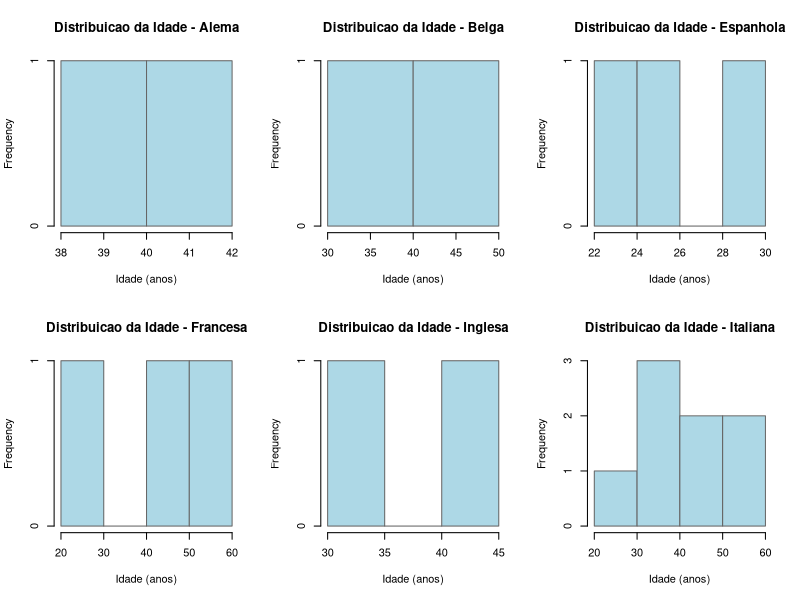
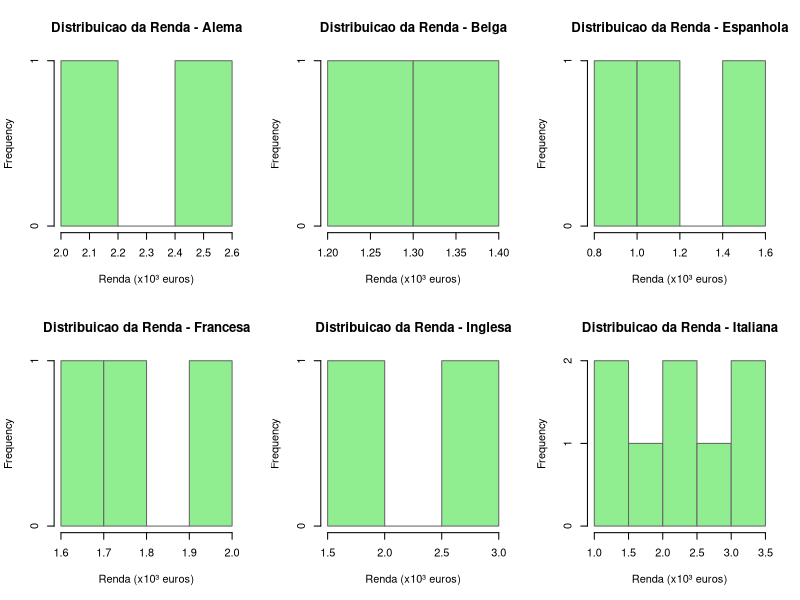
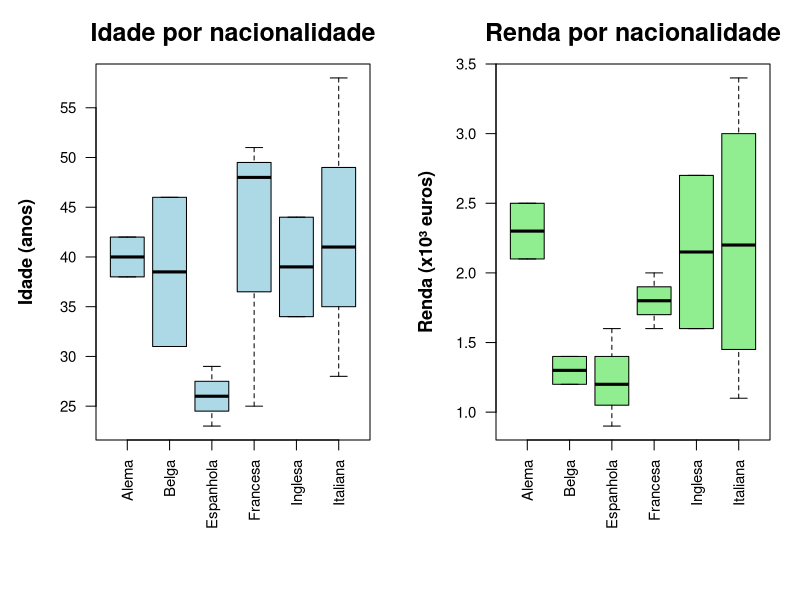
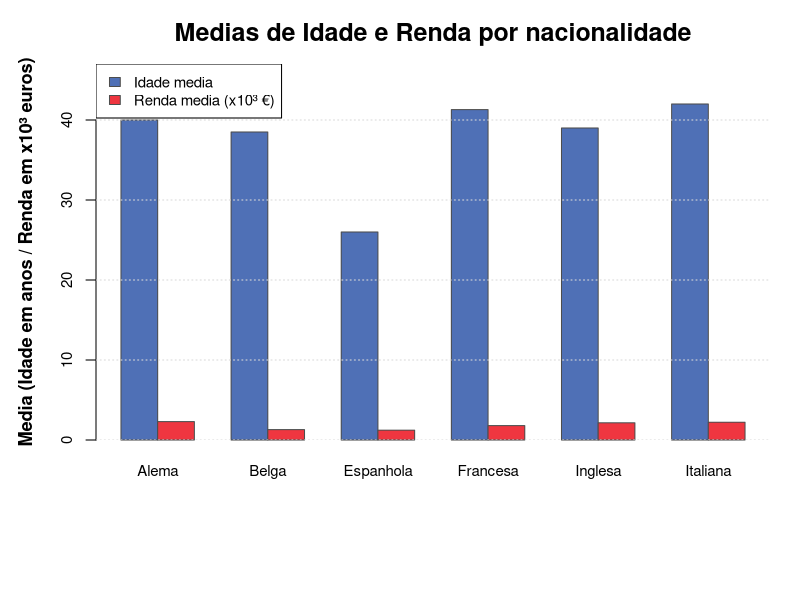

Write the R code that produced these figures, in order.
# Limpeza
rm(list = ls())
graphics.off()

# Dados da Tabela 2
dados <- data.frame(
  Idade = c(28,34,46,26,37,29,51,31,39,43,58,44,25,23,52,42,48,33,38,46),
  Nacionalidade = c("Italiana","Inglesa","Belga","Espanhola","Italiana","Espanhola",
                    "Francesa","Belga","Italiana","Italiana","Italiana","Inglesa",
                    "Francesa","Espanhola","Italiana","Alema","Francesa","Italiana",
                    "Alema","Italiana"),
  Renda = c(2.3,1.6,1.2,0.9,2.1,1.6,1.8,1.4,1.2,2.8,3.4,2.7,1.6,1.2,1.1,2.5,
            2.0,1.7,2.1,3.2),
  Experiencia = c(2,8,21,1,15,3,28,5,13,20,32,23,1,0,29,18,19,7,12,23)
)

# HISTOGRAMAS
par(mfrow = c(2, 3)) # layout 2x3
for (pais in sort(unique(dados$Nacionalidade))) {
  hist(
    dados$Idade[dados$Nacionalidade == pais],
    main = paste("Distribuicao da Idade -", pais),
    xlab = "Idade (anos)",
    col = "lightblue",
    border = "gray40"
  )
}
par(mfrow = c(1,1))

par(mfrow = c(2, 3))
for (pais in sort(unique(dados$Nacionalidade))) {
  hist(
    dados$Renda[dados$Nacionalidade == pais],
    main = paste("Distribuicao da Renda -", pais),
    xlab = "Renda (x10³ euros)",
    col = "lightgreen",
    border = "gray40"
  )
}
par(mfrow = c(1,1))

# BOX-PLOTS COMPARATIVOS
par(mfrow = c(1, 2),
    mar = c(8, 4.8, 3.2, 1.5),   # margem inferior maior
    font.lab = 2, cex.lab = 1.1,
    font.main = 2, cex.main = 1.5,
    cex.axis = 0.9)

# Boxplot da idade por nacionalidade
boxplot(Idade ~ Nacionalidade, data = dados,
        col = "lightblue", border = "black",
        main = "Idade por nacionalidade",
        ylab = "Idade (anos)",
        xlab = "",          # remove o texto "Nacionalidade"
        las = 2)

# Boxplot da renda por nacionalidade
boxplot(Renda ~ Nacionalidade, data = dados,
        col = "lightgreen", border = "black",
        main = "Renda por nacionalidade",
        ylab = "Renda (x10³ euros)",
        xlab = "",          # remove o texto "Nacionalidade"
        las = 2)

par(mfrow = c(1,1))


# GRÁFICO DE BARRAS COM MÉDIAS
agrup <- aggregate(cbind(Idade, Renda) ~ Nacionalidade, data = dados, FUN = mean)
agrup$Idade <- round(agrup$Idade, 1)
agrup$Renda <- round(agrup$Renda, 2)

bar_data <- t(as.matrix(agrup[, c("Idade", "Renda")]))
colnames(bar_data) <- agrup$Nacionalidade

barplot(
  bar_data, beside = TRUE,
  col = c("#4f70b6", "#ef3640"),
  border = "gray30",
  ylim = c(0, max(bar_data) + 5),
  ylab = "Media (Idade em anos / Renda em x10³ euros)",
  main = "Medias de Idade e Renda por nacionalidade",
  cex.names = 0.9
)
legend("topleft",
       legend = c("Idade media", "Renda media (x10³ €)"),
       fill = c("#4f70b6", "#ef3640"),
       border = "gray30", cex = 0.9)
grid(nx = NA, ny = NULL, col = "gray85", lty = "dotted")